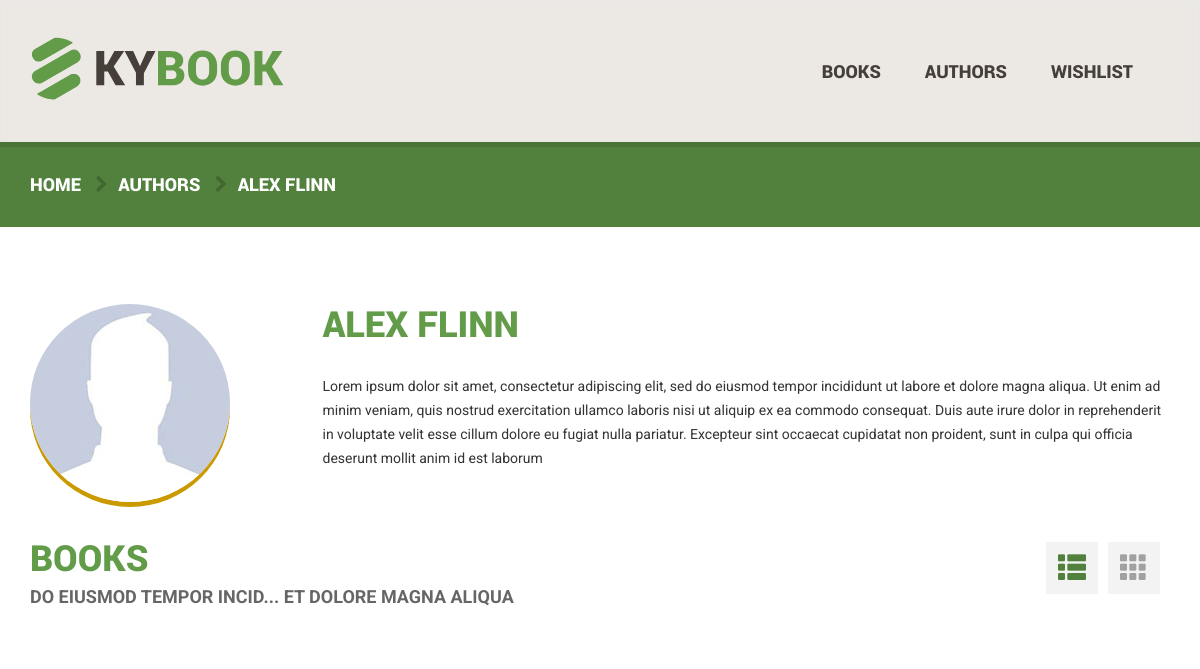
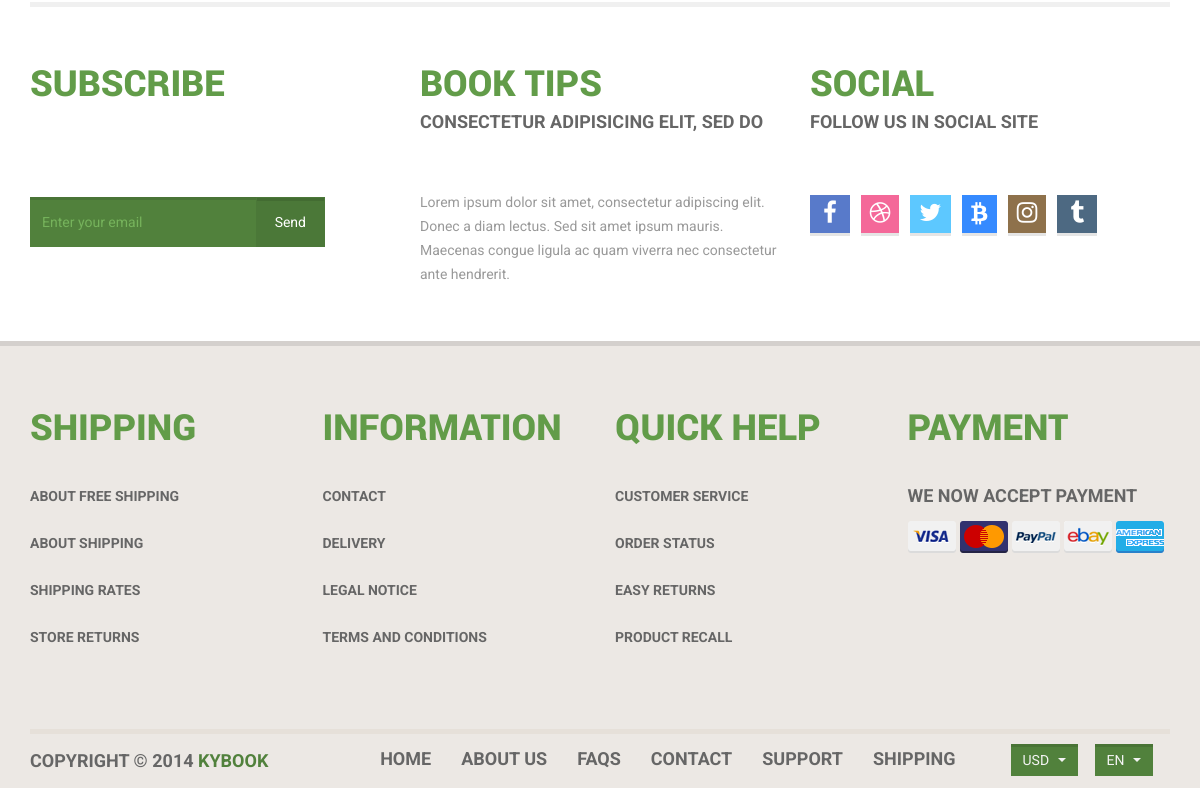
The page /authors/8/ on the database as committed earlier (2 pictures, top to bottom).
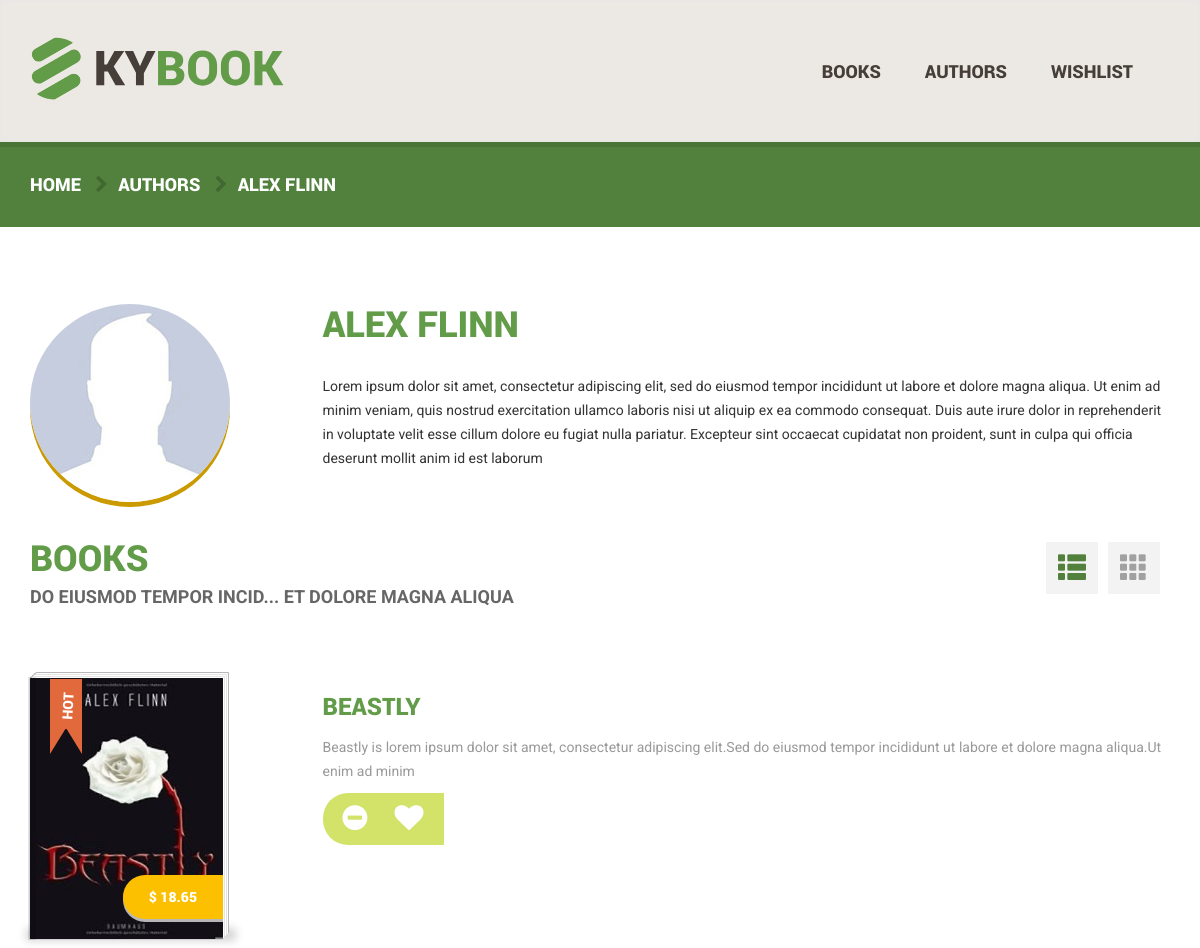
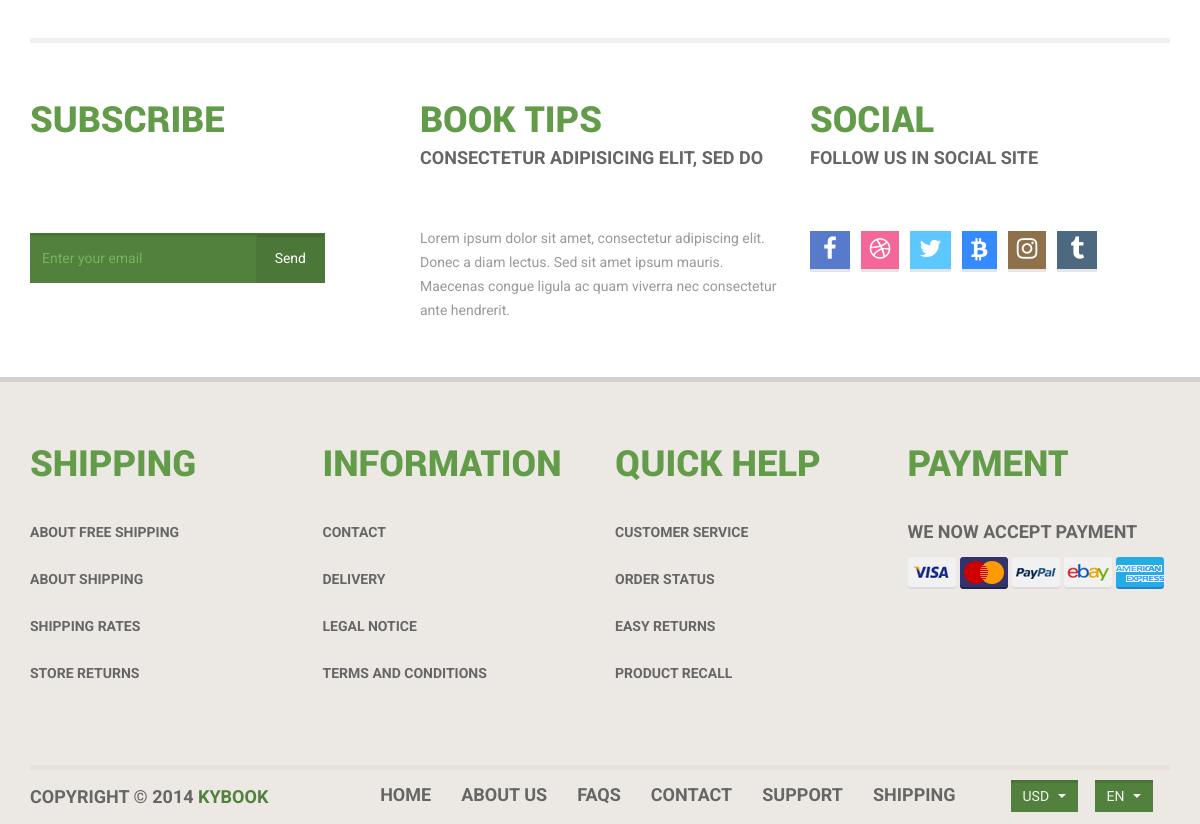
The same page on the database as committed later (2 pictures, top to bottom).
### books/models.py (models this page shows)
class Book(models.Model):
	author = models.ForeignKey(Author)
	name = models.CharField(max_length=100)
	overview = models.TextField()
	price = models.FloatField()
	sale_off = models.FloatField(default=0)
	image = models.CharField(max_length=100)
	rating = models.IntegerField()
	hot = models.BooleanField()
	highlighted = models.BooleanField()
	new = models.BooleanField()
	best_seller = models.BooleanField()

### authors/views.py (the view)
# urls.py: url(r'^([0-9]+)/$', views.view, name="view_author"),
def view(request, id):
	try:
		author = Author.objects.get(id = id)
	except Exception:
		data = {'page': {'view': 'index_authors', 'name': 'Authors'}}
		return render(request, 'error.html', data)
	author_books = Book.objects.filter(author__id = author.id)
	grid = len(author_books) >= 4
	data = {'author':author, 'author_books':author_books, 'grid':grid}
	return render(request, 'author.html', data)

### bookstore/templates/author.html (shortened to what the changed rows need)
{% extends "base.html" %}
{% load staticfiles %}
{% block content %}
<div class="content">
    <div class="book-detail page">
        <div class="container">
            <div class="primary-block clearfix">
                <div class="row">
                    <div class="col-sm-9">
                        <div class="book-detail-header">
                            <h2 class="book-title">{{author.name}}</h2>
                        </div>
                    </div>
                </div>
            </div>
        </div>
        <div class="container">
            <div class="wow fadeInUp">
                <div class="module block-relate-books module-block">
                    <div class="module-heading">
                        <h2 class="module-title">Books</h2>
                    </div>
                </div>
                <div class="tab-content">
                    <div class="tab-pane wow fadeInUp {% if not grid %} active {% endif %}" id="list" role="tabpanel" style="visibility: visible; animation-name: fadeInUp;">
                        {% for book in author_books %}
                            <div class="featured-book">
                                <div class="books clearfix">
                                    <div class="row">
                                        <div class="col-md-3 col-sm-5">
                                            <div class="book">
                                                {% if book.hot %}
                                                    <div class="hot-ribbon">
                                                        <div class="hot-ribbon-content">hot</div>
                                                    </div>
                                                {% endif %}
                                                <div class="book-cover">
                                                    <img class="img-responsive" alt="" width="193" height="261" src="{% static book.image %}">
                                                    <div class="fade"></div>
                                                    <div class="book-price">
                                                        <span class="price">
                                                            {% if book.sale_off > 0 %}
                                                                <span class="price-before-discount">
                                                                    $ {{book.price}}
                                                                </span>
                                                                $ {{book.sale_off}}
                                                            {% else %}
                                                                $ {{book.price}}
                                                            {% endif %}
                                                        </span>
                                                    </div>
                                                </div>
                                            </div>
                                        </div>
                                        <div class="col-md-9 col-sm-7">
                                            <div class="book-details book-details-list-view">
                                                <h3 class="book-title">
                                                    <a href="{% url 'view_book' book.id %}">
                                                        {{book.name}}
                                                    </a>
                                                </h3>
                                            </div>
                                            <div class="featured-book-content">
                                                <p class="hidden-sm hidden-md">{{book.overview}}</p>
                                            </div>
                                                <div class="actions">
                                                    <a class="add-to-cart book-<?=$book['id']?>" id="<?=(array_key_exists($book['id'], $session_cart_books)) ? 'list-remove-from-cart':'list-add-to-cart'?>" data-book="<?=$book['id']?>" data-price="<?=($book['sale_off']) ? $book['sale_off']:$book['price']?>" title="<?=(array_key_exists($book['id'], $session_cart_books)) ? 'Remove from Cart':'Add to Cart'?>" href="#">
                                                            <i class="icon icon-minus fa fa-minus-circle"></i>
                                                    </a>
                                                    <a class="add-to-cart book-<?=$book['id']?>" id="<?=(in_array($book['id'], $session_fav_books)) ? 'list-remove-from-favourite':'list-add-to-favourite'?>" data-book="<?=$book['id']?>" data-user="<?=$user?>" href="#" title="<?=(in_array($book['id'], $session_fav_books)) ? 'Remove from Favourite':'Add to Favourite'?>">
                                                        <i class="icon icon-heart fa fa-heart"></i>
                                                    </a>
                                                </div>
                                        </div>
                                    </div>
                                </div>
                            </div>
                        {% endfor %}
                    </div>
                </div>
            </div>
        </div>
    </div>
</div>
{% endblock %}

Rows that differ between the two databases and show on the page:
added Book: hot "HOT", image (picture), price "18.65", name "BEASTLY", overview "Beastly is lorem ipsum dolor sit amet, consectetur adipiscing elit.Sed do eiusmod tempor incididunt ut labore et dolore magna aliqua.Ut enim ad minim"
